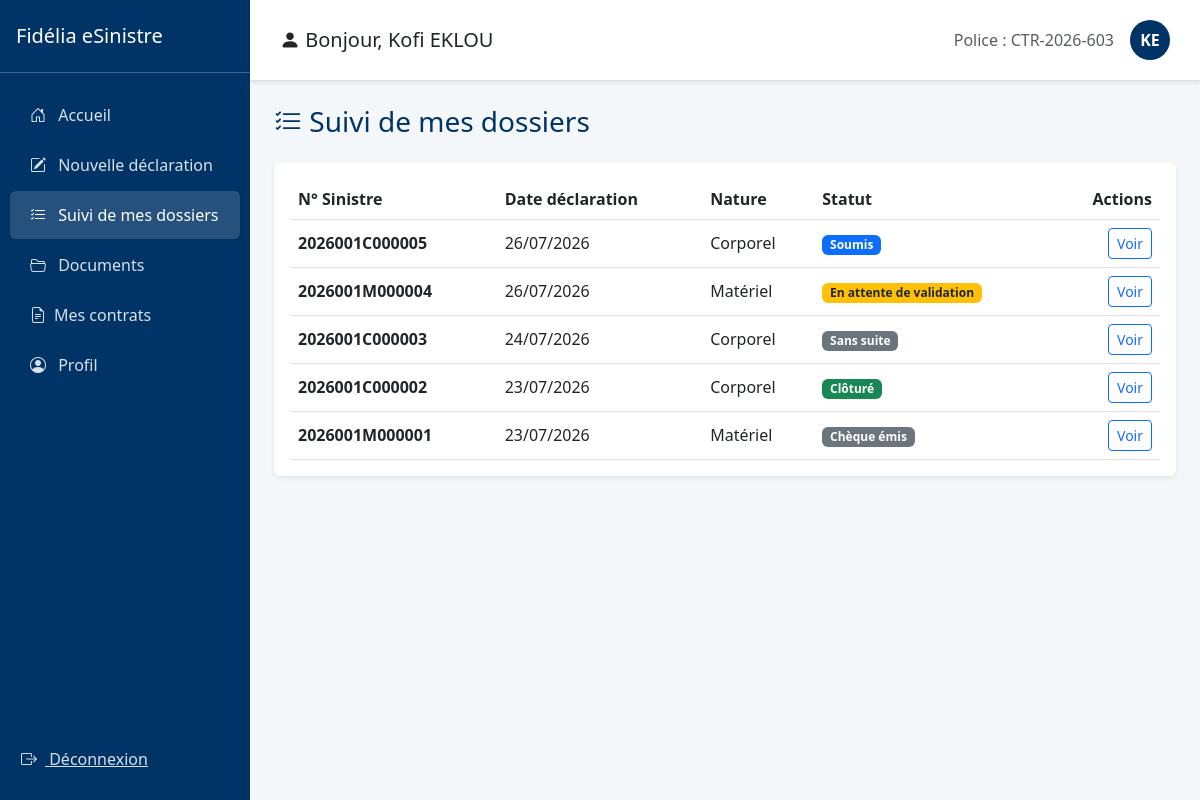
The app's page /sinistres/suivi/ (signed in), older data.
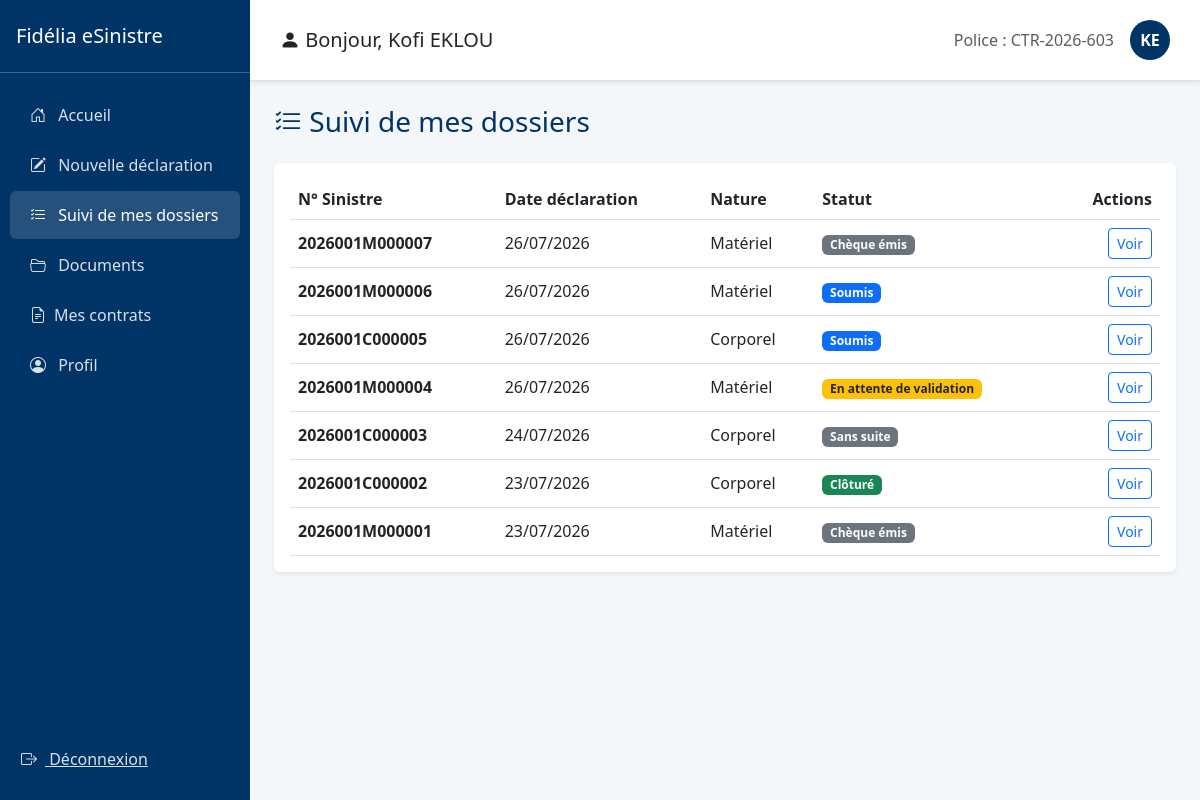
The same page, newer data.
### gestion_sinistres/models.py (models this page shows, shortened)
class Sinistre(models.Model):
    NATURE_CHOICES = [('C', 'Corporel'), ('M', 'Matériel'), ('X', 'Mixte')]
    STATUS_CHOICES = [
        ('SOUMIS', 'Soumis'),
        ('ATTENTE_COMPLEMENTS', 'En attente de compléments'),
        ('ATTENTE_VALIDATION', 'En attente de validation'),
        ('A_CORRIGER', 'A corriger'),
        ('EN_COURS', 'En cours'),
        ('CHEQUE_EMIS', 'Chèque émis'),
        ('CLOTURE', 'Clôturé'),
        ('SANS_SUITE', 'Sans suite'),
        ('REOUVERT', 'Réouvert'),
    ]
    nom_conducteur = models.CharField(max_length=100)
    immatriculation = models.CharField(max_length=50, blank=True, null=True, verbose_name="Immatriculation")
    numero_sinistre = models.CharField(max_length=20, unique=True)
    statut = models.CharField(max_length=30, choices=STATUS_CHOICES, default='SOUMIS')
    agent_traitant = models.CharField(max_length=100, blank=True, null=True)
    montant_estime = models.DecimalField(max_digits=12, decimal_places=2, default=0)
    prix_retenu = models.DecimalField(max_digits=12, decimal_places=2, null=True, blank=True)
    attestation_generee = models.BooleanField(default=False)
    date_attestation = models.DateTimeField(null=True, blank=True)
    date_cloture = models.DateTimeField(null=True, blank=True)
    indemnisation_validee = models.BooleanField(default=False)
    date_survenance = models.DateTimeField()
    date_declaration = models.DateTimeField(auto_now_add=True)
    heure_approximative = models.TimeField()
    circonstances = models.TextField()
    vehicule = models.ForeignKey(Vehicule, on_delete=models.CASCADE)
    region = models.ForeignKey(Region, on_delete=models.SET_NULL, null=True)
    ville = models.ForeignKey(Ville, on_delete=models.SET_NULL, null=True)
    prefecture = models.ForeignKey(Prefecture, on_delete=models.SET_NULL, null=True)
    quartier = models.CharField(max_length=150)
    nature = models.CharField(max_length=1, choices=NATURE_CHOICES)
    numero_point_vente = models.CharField(max_length=10, default="001")
    assure = models.ForeignKey(User, on_delete=models.CASCADE, related_name='sinistres')
    quittance = models.ForeignKey(Quittance, on_delete=models.SET_NULL, null=True, blank=True)
    lettre_derogation = models.FileField(upload_to='sinistres/derogations/', blank=True, null=True)

### gestion_sinistres/views.py (the view)
# urls.py: path('suivi/', views.suivi_sinistres, name='suivi_sinistres'),
@login_required
def suivi_sinistres(request):
    sinistres = Sinistre.objects.filter(assure=request.user).order_by('-date_declaration')
    return render(request, 'suivi_sinistres.html', {'sinistres': sinistres})

### gestion_sinistres/templates/suivi_sinistres.html (shortened to what this page needs)
{% extends "base_assure.html" %}
{% block content %}
<h3 class="mb-4" style="color: #003366;"><i class="bi bi-list-check"></i> Suivi de mes dossiers</h3>
<div class="card shadow-sm border-0">
    <div class="card-body">
        {% if sinistres %}
        <table class="table table-hover align-middle mb-0">
            <thead>
                <tr>
                    <th>N° Sinistre</th>
                    <th>Date déclaration</th>
                    <th>Nature</th>
                    <th>Statut</th>
                    <th class="text-end">Actions</th>
                </tr>
            </thead>
            <tbody>
                {% for sinistre in sinistres %}
                <tr>
                    <td><strong>{{ sinistre.numero_sinistre }}</strong></td>
                    <td>{{ sinistre.date_declaration|date:"d/m/Y" }}</td>
                    <td>{{ sinistre.get_nature_display }}</td>
                    <td>
                        {% if sinistre.statut == 'SOUMIS' %}
                            <span class="badge bg-primary">{{ sinistre.get_statut_display }}</span>
                        {% elif sinistre.statut == 'ATTENTE_COMPLEMENTS' or sinistre.statut == 'ATTENTE_VALIDATION' %}
                            <span class="badge bg-warning text-dark">{{ sinistre.get_statut_display }}</span>
                        {% elif sinistre.statut == 'EN_COURS' %}
                            <span class="badge bg-info text-dark">{{ sinistre.get_statut_display }}</span>
                        {% elif sinistre.statut == 'CLOTURE' %}
                            <span class="badge bg-success">{{ sinistre.get_statut_display }}</span>
                        {% else %}
                            <span class="badge bg-secondary">{{ sinistre.get_statut_display }}</span>
                        {% endif %}
                    </td>
                    <td class="text-end">
                        <a href="{% url 'detail_sinistre' sinistre.id %}" class="btn btn-sm btn-outline-primary">
                            Voir
                        </a>
                    </td>
                </tr>
                {% endfor %}
            </tbody>
        </table>
        {% else %}
        <p class="text-muted text-center py-4">Vous n'avez encore déclaré aucun sinistre.</p>
        {% endif %}
    </div>
</div>
{% endblock %}

Row changes from the older to the newer data that the page shows:
added Sinistre: numero_sinistre "2026001M000007", date_declaration "26/07/2026", nature "Matériel", statut "Chèque émis"
added Sinistre: numero_sinistre "2026001M000006", date_declaration "26/07/2026", nature "Matériel", statut "Soumis"
